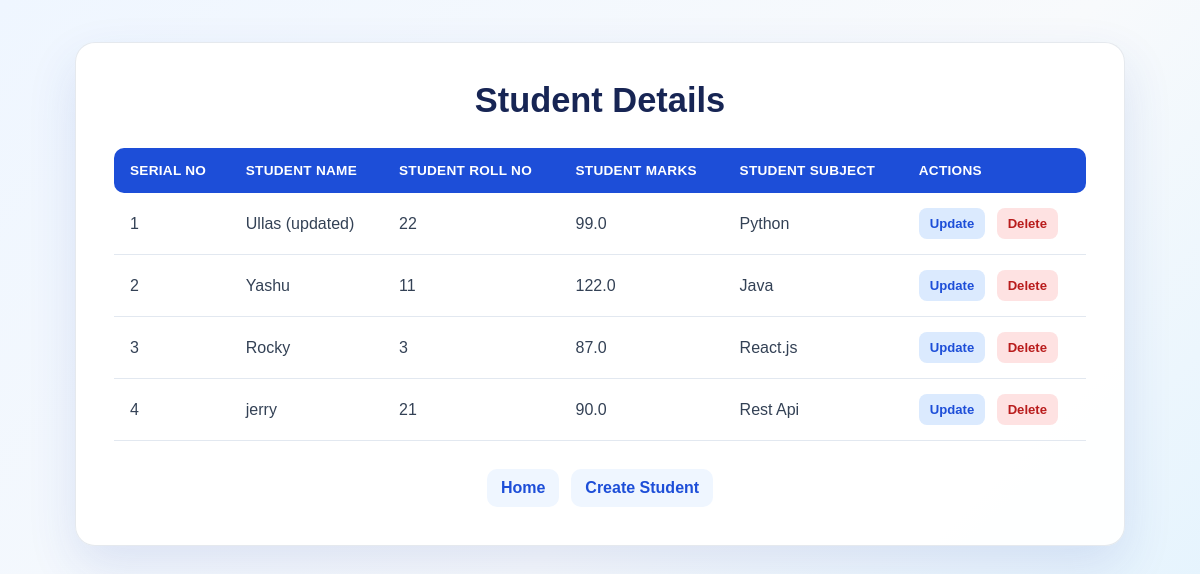
/display/, run on an earlier commit of the app's database.
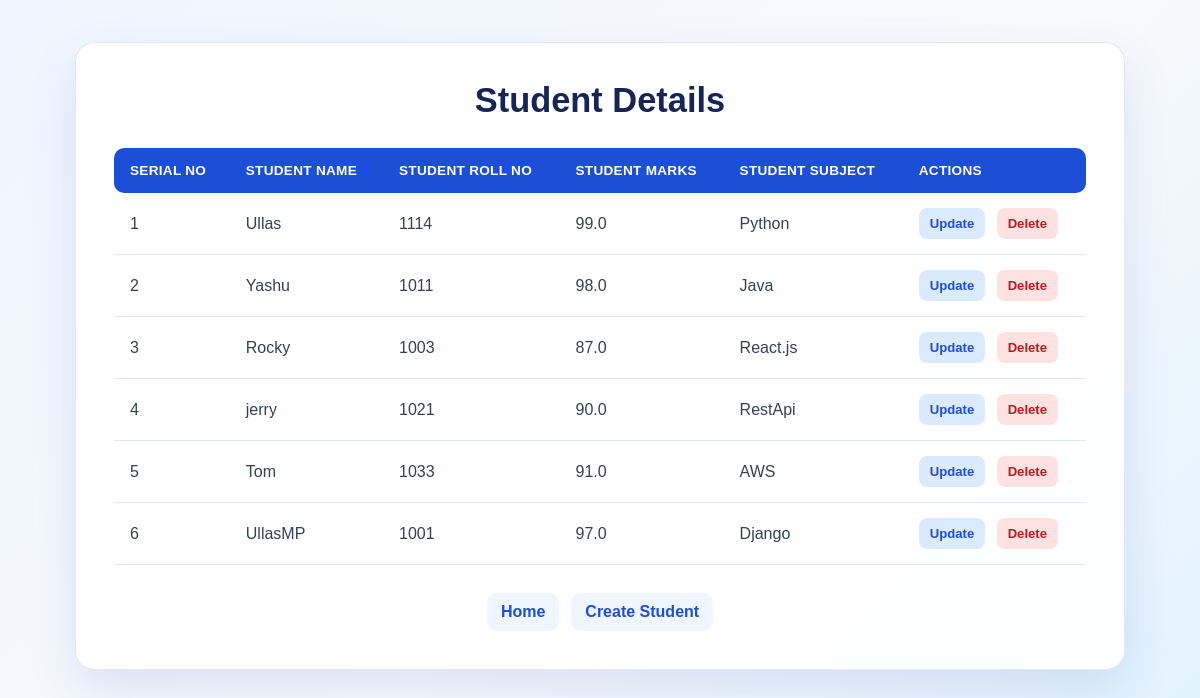
And on a later commit of the database.
### student/models.py (models this page shows, shortened)
class Student(models.Model):
    name = models.CharField(max_length=50)
    roll_no = models.IntegerField(unique=True)
    marks = models.FloatField()
    subject = models.CharField(max_length=100)

### student/views.py (the view)
# urls.py: path('display/',views.display, name = 'display'),
def display(request):
    stu = Student.objects.all()
    context = {"student":stu}
    return render(request,'display.html',context)

### student/templates/display.html (shortened to what this page needs)
{% extends 'base.html' %}
{% load static %}
{% block head %}
<link rel="stylesheet" href="{% static 'css/display.css' %}">
{% endblock head %}
{% block content %}
<section class="display-page">
    <div class="home display-card">
        <h1>Student Details</h1>
        <div class="a">
            <table>
                <thead>
                    <tr>
                        <th>Serial No</th>
                        <th>Student Name</th>
                        <th>Student Roll no</th>
                        <th>Student Marks</th>
                        <th>Student Subject</th>
                        <th>Actions</th>
                    </tr>
                </thead>
                <tbody>
                    {% for i in student %}
                    <tr>
                        <td>{{ forloop.counter }}</td>
                        <td>{{ i.name }}</td>
                        <td>{{ i.roll_no }}</td>
                        <td>{{ i.marks }}</td>
                        <td>{{ i.subject }}</td>
                        <td class="action-cell">
                            <a class="action-button update-button" href="{% url 'update' i.id %}">Update</a>
                            <a class="action-button delete-button" href="{% url 'delete' i.id %}">Delete</a>
                        </td>
                    </tr>
                    {% endfor %}
                </tbody>
            </table>
        </div>
        <div class="page-links">
            <a href="{% url 'home' %}">Home</a>
            <a href="{% url 'create' %}">Create Student</a>
        </div>
    </div>
</section>
{% endblock content%}

### templates/base.html (shortened to what this page needs)
<!DOCTYPE html>
<html lang="en">
<head>
    {% block head %} {% endblock head %}
</head>
<body>
    {% block content %} {% endblock content%}
</body>
</html>

### student/static/css/display.css (style rules this page uses)
* { box-sizing: border-box; }
body { margin: 0; min-height: 100vh; font-family: Arial, sans-serif; color: #172554; background: linear-gradient(135deg, #eff6ff 0%, #f8fafc 55%, #e0f2fe 100%); }
.display-page { min-height: 100vh; padding: 42px 20px; }
.display-card { width: min(100%, 1050px); margin: 0 auto; padding: clamp(20px, 4vw, 38px); overflow: hidden; background: rgba(255, 255, 255, .95); border: 1px solid rgba(148, 163, 184, .24); border-radius: 20px; box-shadow: 0 20px 50px rgba(30, 64, 175, .12); animation: card-in .65s cubic-bezier(.2, .8, .2, 1) both; }
.display-card h1 { margin: 0 0 28px; font-size: clamp(1.65rem, 4vw, 2.15rem); text-align: center; }
.display-card .a { overflow-x: auto; }
table { width: 100%; min-width: 650px; border-collapse: collapse; text-align: left; }
th { padding: 15px 16px; color: #fff; background: #1d4ed8; font-size: .85rem; letter-spacing: .02em; text-transform: uppercase; }
th:first-child { border-radius: 10px 0 0 10px; }
th:last-child { border-radius: 0 10px 10px 0; }
td { padding: 15px 16px; border-bottom: 1px solid #e2e8f0; color: #334155; }
tbody tr { animation: row-in .45s ease both; transition: background-color .2s ease, transform .2s ease; }
tbody tr:nth-child(2) { animation-delay: .08s; }
tbody tr:nth-child(3) { animation-delay: .16s; }
tbody tr:nth-child(4) { animation-delay: .24s; }
tbody tr:nth-child(5) { animation-delay: .32s; }
.action-cell { white-space: nowrap; }
.action-button { display: inline-block; padding: 8px 11px; border-radius: 8px; font-size: .82rem; font-weight: 700; text-decoration: none; transition: transform .2s ease, box-shadow .2s ease, background-color .2s ease; }
.action-button + .action-button { margin-left: 7px; }
.update-button { color: #1d4ed8; background: #dbeafe; }
.delete-button { color: #b91c1c; background: #fee2e2; }
.page-links { display: flex; justify-content: center; gap: 12px; margin-top: 28px; }
.page-links a { padding: 10px 14px; color: #1d4ed8; background: #eff6ff; border-radius: 10px; font-weight: 700; text-decoration: none; transition: transform .2s ease, color .2s ease, background-color .2s ease; }

What changed in the data, as far as the page shows it:
changed Student "Python": name "Ullas (updated)" → "Ullas"; roll_no "22" → "1114"
changed Student "Yashu": roll_no "11" → "1011"; marks "122.0" → "98.0"
changed Student "Rocky": roll_no "3" → "1003"
changed Student "jerry": roll_no "21" → "1021"; subject "Rest Api" → "RestApi"
added Student: name "Tom", roll_no "1033", marks "91.0", subject "AWS"
added Student: name "UllasMP", roll_no "1001", marks "97.0", subject "Django"
